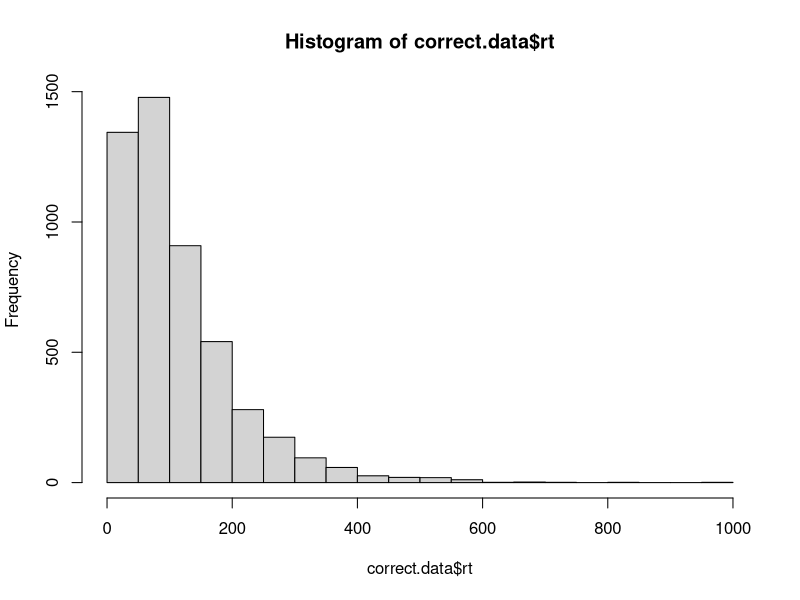
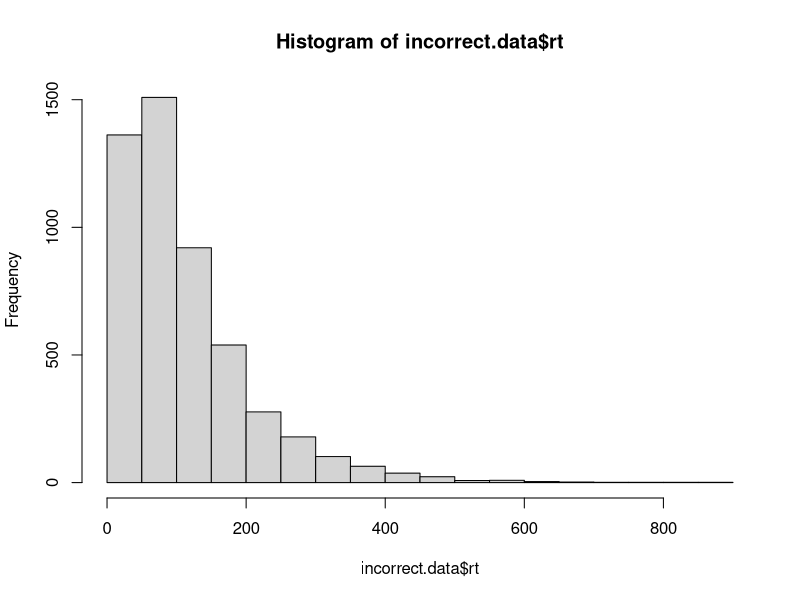

These charts were generated, in order, by the following R code:
# implement the model by filling in the function below
# the model should return a data frame with two columns: correct and rt
# the correct column should be TRUE or FALSE, and rt should contain the
# number of steps it took to reach the criterion.

# note that the function takes four arguments:
# samples is the number of samples to draw from the model
# drift is the drift rate (default value is 0)
# sdrw is the variability in the drift rate (default value is 0.3)
# criterion is the threshold for a response (default value is 3)

random.walk.model <-
  function(samples, drift = 0, sdrw = 0.3, criterion = 3) {
    theNumber <- 0
    howMany <- 0
    accuracy.array <- numeric()
    rt.array <- numeric()
    
    # repeat for number of samples
    for (i in 1:samples) {
      theNumber <- 0 # start walk at 0
      howMany <- 0 # start counter at 0
      
      # one sample
      while ((theNumber <= criterion) && (theNumber >= (0 - criterion))) {
        theNumber <- (theNumber + rnorm(1, mean = drift, sd = sdrw)) # add to "theNumber," to keep track of walk
        howMany <- (howMany + 1) # increment counter by 1
      }
      
      # output correct or not
      if(theNumber >= criterion) {
        accuracy.array[i] <- TRUE
      }
      else {
        accuracy.array[i] <- FALSE
      }
      
      # output how many
      rt.array[i] <- howMany
    }
    
    output <- data.frame(correct = accuracy.array,
                         rt = rt.array)
    
    return(output)
  }

# test the model ####

# if the model is working correctly, then the line below should generate a data frame with
# 1000 samples and about half of the samples should be correct. the average rt will probably
# be around 112, but might vary from that by a bit.

initial.test <- random.walk.model(10000)
sum(initial.test$correct) / length(initial.test$correct) # should be close to 0.5
mean(initial.test$rt) # should be about 112

# visualize the RT distributions ####

# we can use dplyr to filter the data and visualize the correct and incorrect RT distributions

library(dplyr)

correct.data <- initial.test %>% filter(correct == TRUE)
incorrect.data <- initial.test %>% filter(correct == FALSE)

hist(correct.data$rt)
hist(incorrect.data$rt)
